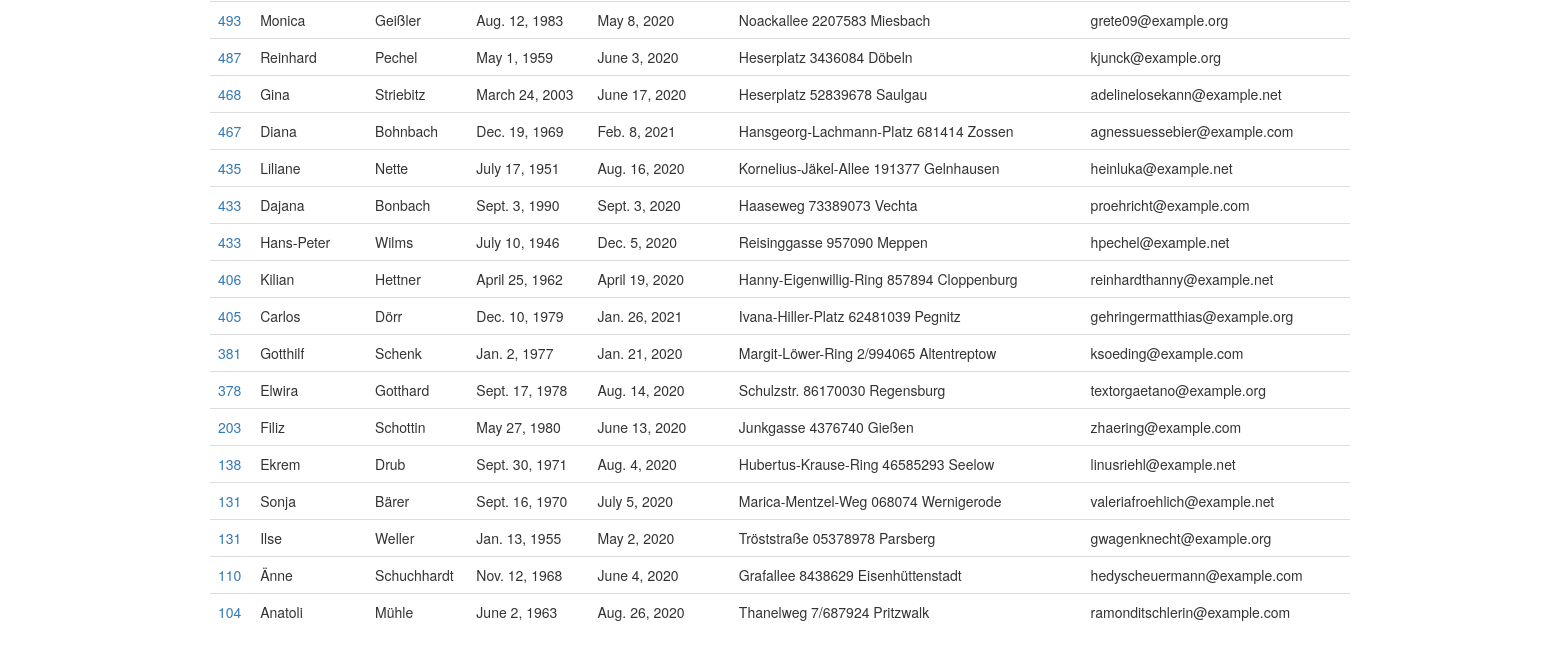
The app's page /app/client/ (lower part), older data.
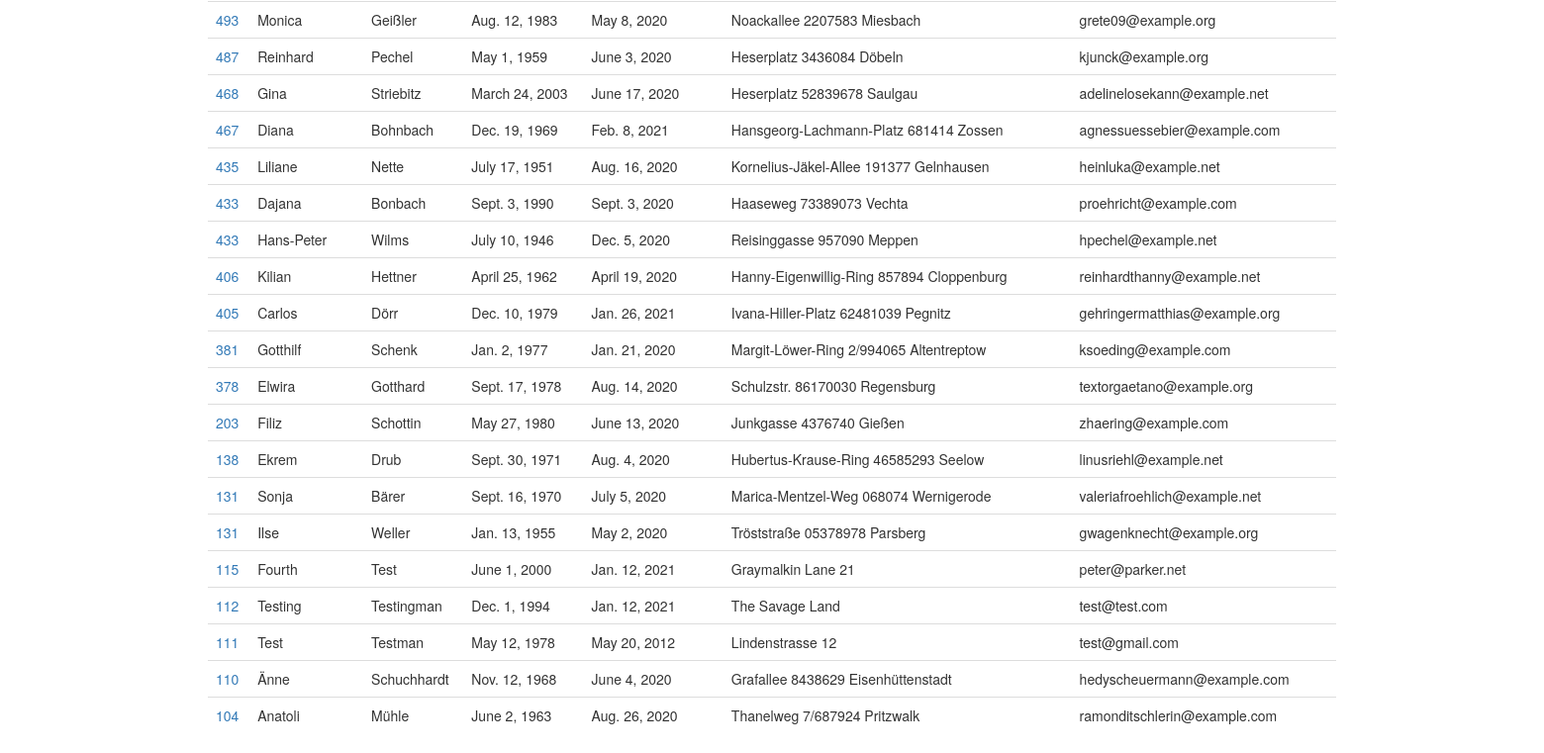
The same page, newer data.
### app/models.py (models this page shows, shortened)
class Client(models.Model):
    client_number = models.PositiveIntegerField(validators=[MinValueValidator(1)])
    first_name = models.CharField(max_length=30)
    last_name = models.CharField(max_length=30)
    birthdate = models.DateField(blank=True)
    registration_date = models.DateField()
    address = models.CharField(max_length=50, blank=True)
    email_address = models.EmailField("Client email")
    slug = models.SlugField()
    def slug(self):
        return slugify(self.client_number)

### app/views.py (the view)
# urls.py: path("client/", views.client_index, name="client"),
def client_index(request):
    latest_client_list = Client.objects.order_by("-client_number")
    context = {"latest_client_list": latest_client_list}
    return render(request, "client_table.html", context)

### app/templates/client_table.html (shortened to what this page needs)
{% load static %}
<!DOCTYPE html>
<html>
<head>
    <link rel="stylesheet" href="https://maxcdn.bootstrapcdn.com/bootstrap/3.4.1/css/bootstrap.min.css">
    <link rel="stylesheet" type="text/css" href="{% static 'client_table_style.css' %}">
</head>
<body>
    <div class="container">
        <div class="table-responsive">
            <table class="table">
                <tbody>
                    {% for line in latest_client_list %}
                    <tr>
                        <td>
                            <a href="{% url 'subscription' line.client_number %}">
                                <div style="height:100%;width:100%">
                                    {{ line.client_number }}
                                </div>
                            </a>
                        </td>
                        <td>{{ line.first_name }}</td>
                        <td>{{ line.last_name }}</td>
                        <td>{{ line.birthdate }}</td>
                        <td>{{ line.registration_date }}</td>
                        <td>{{ line.address }}</td>
                        <td>{{ line.email_address }}</td>
                    </tr>
                    {% endfor %}
                </tbody>
            </table>
        </div>
    </div>
</body>
</html>

### app/static/client_table_style.css (style rules this page uses)
.container { margin-right: auto; margin-left: auto; margin-top: 0px; }

Row changes from the older to the newer data that the page shows:
added Client: client_number "115", first_name "Fourth", last_name "Test", birthdate "June 1, 2000", registration_date "Jan. 12, 2021", address "Graymalkin Lane 21", email_address "peter@parker.net"
added Client: client_number "112", first_name "Testing", last_name "Testingman", birthdate "Dec. 1, 1994", registration_date "Jan. 12, 2021", address "The Savage Land", email_address "test@test.com"
added Client: client_number "111", first_name "Test", last_name "Testman", birthdate "May 12, 1978", registration_date "May 20, 2012", address "Lindenstrasse 12", email_address "test@gmail.com"
